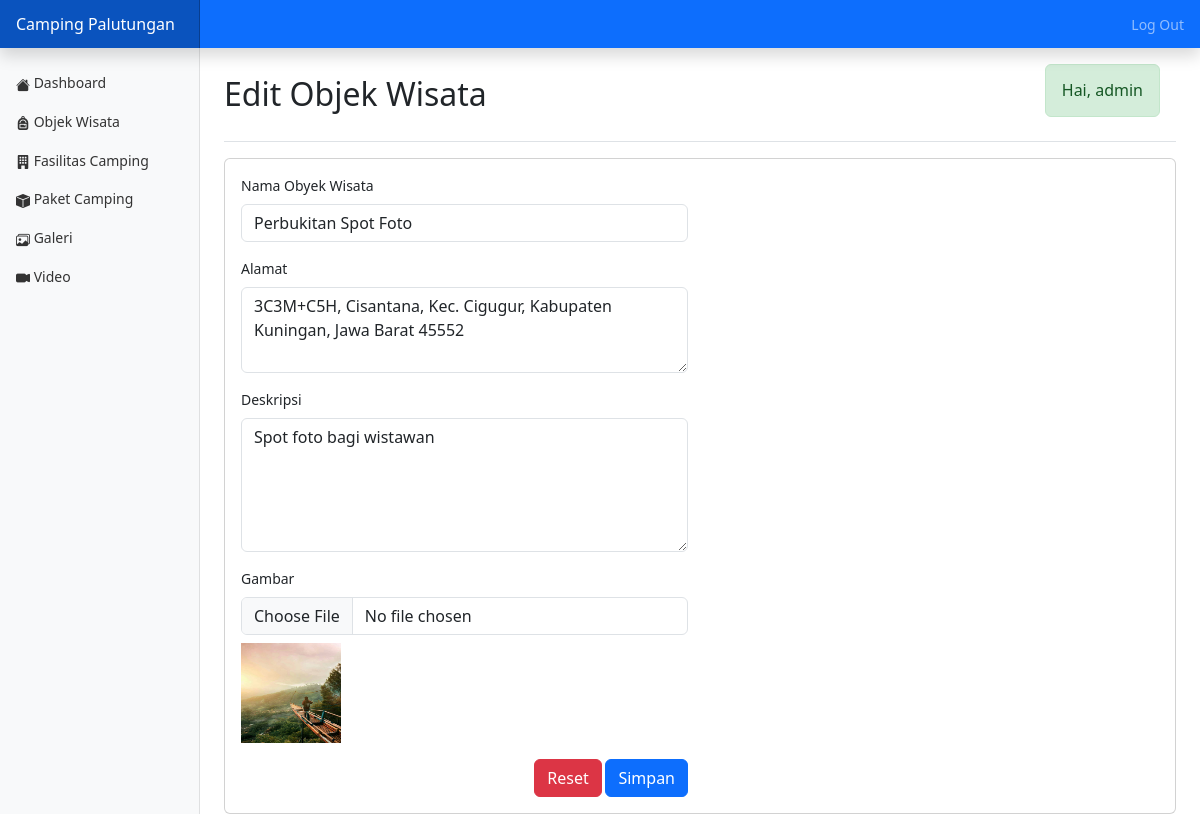
The app's page /Admin/editobjekwisata.php?id=7 (signed in) with its own data.
### tables this page shows
CREATE TABLE `objek_wisata` (
  `id` int(11) NOT NULL,
  `nama` varchar(255) NOT NULL,
  `alamat` varchar(255) NOT NULL,
  `deskripsi` varchar(500) NOT NULL,
  `gambar` varchar(255) DEFAULT NULL,
  `created_at` timestamp NOT NULL DEFAULT CURRENT_TIMESTAMP
);

### Admin/editobjekwisata.php (the view, shortened to what this page needs)
<?php
include "Components/header.php";
$conn = include "../koneksi.php";
$wisata_id = intval($_GET['id']);
$stmt = $conn->prepare("SELECT * FROM objek_wisata WHERE id = ?");
$stmt->bind_param("i", $wisata_id);
$stmt->execute();
$result = $stmt->get_result();
$data = $result->fetch_assoc();
?>
<link rel="stylesheet" href="../assets/css/datatables.min.css">
<div class="container-fluid">
    <div class="row">
        <?= include "Components/nav.php" ?>
        <main class="col-md-9 ms-sm-auto col-lg-10 px-md-4">
            <div class="d-flex justify-content-between flex-wrap flex-md-nowrap align-items-center pt-3 pb-2 mb-3 border-bottom">
                <h1 class="h2">Edit Objek Wisata</h1>
                <?php if (isset($_SESSION['username'])): ?>
                    <div class="nav-item user-greeting alert alert-custom d-flex align-items-center">
                        <h1 class="mb-0">Hai, <?= htmlspecialchars($_SESSION['nama']); ?></h1>
                    </div>
                <?php endif; ?>
            </div>
            <div class="card">
                <div class="card-body">
                    <form action="Controllers/updateobjekwisata.php" method="post" enctype="multipart/form-data">
                        <div class="accordion-body">
                            <div class="row">
                                <div class="col-lg-6">
                                    <div class="mb-3">
                                        <label for="nama" class="form-label">Nama Obyek Wisata</label>
                                        <input type="text" class="form-control" name="nama" id="nama" value="<?= htmlspecialchars($data['nama']) ?>" required>
                                    </div>
                                    <div class="mb-3">
                                        <label for="alamat" class="form-label">Alamat</label>
                                        <textarea name="alamat" id="alamat" class="form-control" rows="3" required><?= htmlspecialchars($data['alamat']) ?></textarea>
                                    </div>
                                    <div class="mb-3">
                                        <label for="deskripsi" class="form-label">Deskripsi</label>
                                        <textarea name="deskripsi" id="deskripsi" class="form-control" rows="5" required><?= htmlspecialchars($data['deskripsi']) ?></textarea>
                                    </div>
                                    <div class="mb-3">
                                        <label for="img" class="form-label">Gambar</label>
                                        <input type="file" name="img" id="img" class="form-control">
                                        <?php if (!empty($data['gambar'])): ?>
                                            <img src="../IMG/<?= htmlspecialchars($data['gambar']) ?>" alt="Current Image" width="100" height="100" class="mt-2">
                                        <?php endif; ?>
                                    </div>
                                    <div class="float-end">
                                        <button class="btn btn-danger" type="reset">Reset</button>
                                        <button class="btn btn-primary" type="submit">Simpan</button>
                                    </div>
                                </div>
                            </div>
                        </div>
                    </form>
                </div>
            </div>
        </main>
    </div>
</div>
</body>
</html>

### Public/css/dashboard.css (style rules this page uses)
body { font-size: .875rem; }

### Admin/Components/header.php (style rules this page uses)
.user-greeting { margin-right: 1rem; overflow: hidden; white-space: nowrap; position: relative; }
.user-greeting h1 { font-size: 1rem; margin: 0; animation: marquee 10s linear infinite; display: inline-block; }
.alert-custom { background-color: #d4edda; color: #155724; border-color: #c3e6cb; }

### records on screen
objek_wisata: nama "Perbukitan Spot Foto", alamat "3C3M+C5H, Cisantana, Kec. Cigugur, Kabupaten Kuningan, Jawa Barat 45552", deskripsi "Spot foto bagi wistawan", gambar (picture)

### other values on screen
$_SESSION['nama'] "admin"
